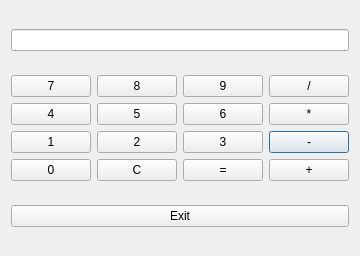
<?xml version="1.0" encoding="UTF-8"?>
<ui version="4.0">
 <class>Dialog</class>
 <widget class="QDialog" name="Dialog">
  <property name="geometry">
   <rect>
    <x>0</x>
    <y>0</y>
    <width>353</width>
    <height>256</height>
   </rect>
  </property>
  <property name="windowTitle">
   <string>Dialog</string>
  </property>
  <layout class="QHBoxLayout" name="horizontalLayout">
   <item>
    <layout class="QVBoxLayout" name="verticalLayout">
     <item>
      <widget class="QLineEdit" name="result">
       <property name="alignment">
        <set>Qt::AlignRight|Qt::AlignTrailing|Qt::AlignVCenter</set>
       </property>
      </widget>
     </item>
     <item>
      <layout class="QGridLayout" name="gridLayout">
       <item row="2" column="3">
        <widget class="QPushButton" name="subtract">
         <property name="text">
          <string>-</string>
         </property>
        </widget>
       </item>
       <item row="1" column="1">
        <widget class="QPushButton" name="five">
         <property name="text">
          <string>5</string>
         </property>
        </widget>
       </item>
       <item row="0" column="3">
        <widget class="QPushButton" name="divide">
         <property name="text">
          <string>/</string>
         </property>
        </widget>
       </item>
       <item row="2" column="1">
        <widget class="QPushButton" name="two">
         <property name="text">
          <string>2</string>
         </property>
        </widget>
       </item>
       <item row="0" column="2">
        <widget class="QPushButton" name="nine">
         <property name="text">
          <string>9</string>
         </property>
        </widget>
       </item>
       <item row="2" column="2">
        <widget class="QPushButton" name="three">
         <property name="text">
          <string>3</string>
         </property>
        </widget>
       </item>
       <item row="2" column="0">
        <widget class="QPushButton" name="one">
         <property name="text">
          <string>1</string>
         </property>
        </widget>
       </item>
       <item row="1" column="3">
        <widget class="QPushButton" name="multiply">
         <property name="text">
          <string>*</string>
         </property>
        </widget>
       </item>
       <item row="1" column="2">
        <widget class="QPushButton" name="six">
         <property name="text">
          <string>6</string>
         </property>
        </widget>
       </item>
       <item row="0" column="0">
        <widget class="QPushButton" name="seven">
         <property name="text">
          <string>7</string>
         </property>
        </widget>
       </item>
       <item row="1" column="0">
        <widget class="QPushButton" name="four">
         <property name="text">
          <string>4</string>
         </property>
        </widget>
       </item>
       <item row="0" column="1">
        <widget class="QPushButton" name="eight">
         <property name="text">
          <string>8</string>
         </property>
        </widget>
       </item>
       <item row="3" column="0">
        <widget class="QPushButton" name="zero">
         <property name="text">
          <string>0</string>
         </property>
        </widget>
       </item>
       <item row="3" column="1">
        <widget class="QPushButton" name="clear">
         <property name="text">
          <string>C</string>
         </property>
        </widget>
       </item>
       <item row="3" column="2">
        <widget class="QPushButton" name="equal">
         <property name="text">
          <string>=</string>
         </property>
        </widget>
       </item>
       <item row="3" column="3">
        <widget class="QPushButton" name="addition">
         <property name="text">
          <string>+</string>
         </property>
        </widget>
       </item>
      </layout>
     </item>
     <item>
      <widget class="QPushButton" name="exit">
       <property name="text">
        <string>Exit</string>
       </property>
      </widget>
     </item>
    </layout>
   </item>
  </layout>
 </widget>
 <resources/>
 <connections/>
</ui>
